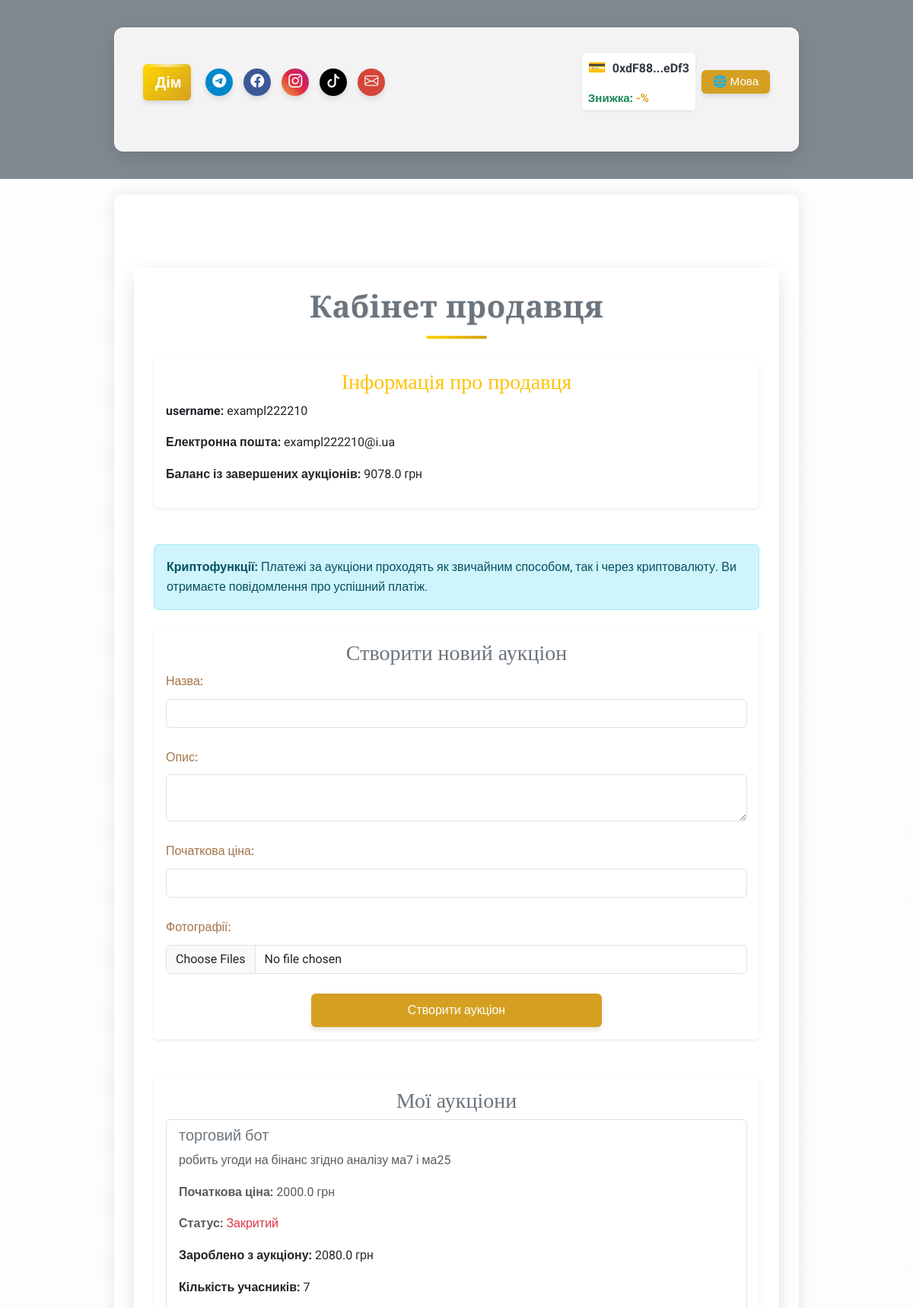
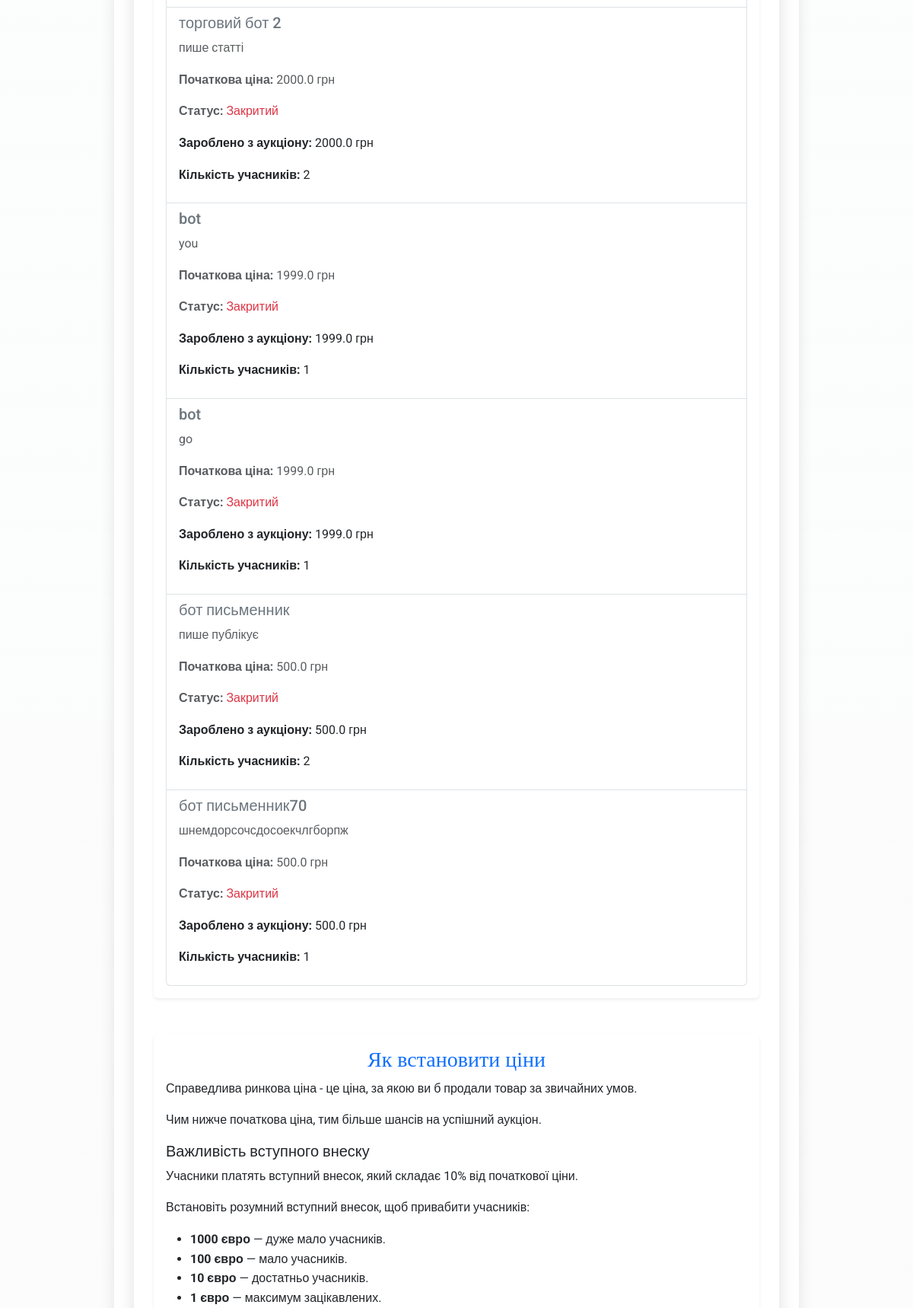
The app's page /user/seller/exampl222210@i.ua (signed in, upper part) with its own data (2 pictures, top to bottom).
### app/models/user.py (models this page shows, shortened)
class User(UserMixin, db.Model):
    __tablename__ = 'users'
    id = db.Column(db.Integer, primary_key=True)
    username = db.Column(db.String(80), nullable=False, unique=True)
    email = db.Column(db.String(120), nullable=False, unique=True)
    password_hash = db.Column(db.String(128), nullable=False)
    balance = db.Column(db.Float, default=0.0)
    platform_balance = db.Column(db.Float, default=0.0)  # Баланс платформи
    user_type = db.Column(db.String(10), nullable=False)  # "buyer", "seller", "admin"
    is_admin = db.Column(db.Boolean, default=False)  # Поле для адміністратора
    wallet_address = db.Column(db.String(42), nullable=True)  # Адреса криптогаманця
    verification_document = db.Column(db.String(255))
    is_verified = db.Column(Boolean, default=False)
    company_name = db.Column(db.String(255))
    tax_id = db.Column(db.String(64))
    language = db.Column(db.String(5), default='ua')  # 'ua', 'en', 'de'
    auctions_created = db.relationship('Auction', foreign_keys='Auction.seller_id', backref='seller', lazy=True)
    auctions_won = db.relationship('Auction', foreign_keys='Auction.winner_id', backref='winner', lazy=True)
    auction_participations = db.relationship('AuctionParticipant', back_populates='user', lazy=True)

### app/models/auction.py (models this page shows, shortened)
class Auction(db.Model):
    __tablename__ = 'auctions'
    id = db.Column(db.Integer, primary_key=True)
    title = db.Column(db.String(255), nullable=False)
    description = db.Column(db.Text, nullable=False)
    starting_price = db.Column(db.Float, nullable=False)
    current_price = db.Column(db.Float, nullable=False)
    seller_id = db.Column(db.Integer, db.ForeignKey('users.id'), nullable=False)
    total_participants = db.Column(db.Integer, default=0, nullable=False)
    is_active = db.Column(db.Boolean, default=True, nullable=False)
    winner_id = db.Column(db.Integer, db.ForeignKey('users.id'), nullable=True)
    total_earnings = db.Column(db.Float, default=0.0, nullable=False)
    created_at = db.Column(db.DateTime, default=db.func.now(), nullable=False)
    updated_at = db.Column(db.DateTime, default=db.func.now(), onupdate=db.func.now(), nullable=False)
    photos = db.Column(JSON, default=list)  # Поле для зберігання шляхів до фото у форматі JSON
    is_confirmed = db.Column(db.Boolean, default=False, nullable=False)  # Чи підтверджено отримання товару
    main_photo_idx = db.Column(db.Integer, default=0)  # Індекс головного фото
    participants = relationship(
        'AuctionParticipant', back_populates='auction', cascade='all, delete-orphan', lazy='dynamic'
    )

### app/routes/user_routes.py (the view)
@user_bp.route('/seller/<string:email>', methods=['GET'])
@login_required
def seller_dashboard(email):
    if current_user.email != email:
        lang = session.get('lang', 'ua')
        flash(get_message('not_authorized', lang), 'error')
        return redirect(url_for('auth.login'))
    user = User.query.filter_by(email=email).first()
    if not user:
        lang = session.get('lang', 'ua')
        flash(get_message('user_not_found', lang), 'error')
        return redirect(url_for('auth.login'))
    all_auctions = Auction.query.filter_by(seller_id=user.id).all()
    completed_auctions = [
        {
            'title': auction.title,
            'description': auction.description,
            'starting_price': auction.starting_price,
            'status': 'Закритий' if not auction.is_active else 'Активний',
            'total_earnings': round(auction.total_participants * auction.starting_price * 0.01 + auction.current_price, 2),
            'total_participants': auction.total_participants
        }
        for auction in all_auctions if not auction.is_active
    ]
    balance_from_completed = sum(
        auction['total_earnings'] for auction in completed_auctions
    )
    return render_template(
        'users/seller_dashboard.html',
        user=user,
        auctions=completed_auctions,
        balance_from_completed=balance_from_completed,
        lang=session.get('lang', 'ua'),
        ui_text=ui_text
    )

### app/utils/i18n_ui.py (called while the page is built)
def ui_text(key, lang):
    return ui_translations.get(key, {}).get(lang, ui_translations.get(key, {}).get('ua', key))

### app/templates/users/seller_dashboard.html (shortened to what this page needs)
{% extends "base.html" %}
{% block content %}
<div class="container my-5">
    <div class="text-center mb-4">
        <h1 class="text-secondary">{{ ui_text('seller_dashboard_title', lang) }}</h1>
    </div>
    <div class="card shadow-sm border-0 mb-5">
        <div class="card-body">
            <h3 class="card-title text-warning">{{ ui_text('seller_info_title', lang) }}</h3>
            <p><strong>{{ ui_text('username', lang) }}:</strong> {{ user.username }}</p>
            <p><strong>{{ ui_text('email', lang) }}:</strong> {{ user.email }}</p>
            <p><strong>{{ ui_text('balance_completed_auctions', lang) }}:</strong> {{ balance_from_completed | round(2) }} грн</p>
        </div>
    </div>
    <div class="alert alert-info mb-4">
        <b>{{ ui_text('crypto_functions', lang) }}:</b> {{ ui_text('auction_payments_info', lang) }}
    </div>
    <div class="card shadow-sm border-0 mb-5">
        <div class="card-body">
            <h3 class="card-title text-secondary">{{ ui_text('create_auction_title', lang) }}</h3>
            <form action="/auction/create" method="POST" enctype="multipart/form-data" class="row g-3">
                <div class="col-12">
                    <label for="title" class="form-label">{{ ui_text('title', lang) }}:</label>
                    <input type="text" id="title" name="title" class="form-control" required>
                </div>
                <div class="col-12">
                    <label for="description" class="form-label">{{ ui_text('description', lang) }}:</label>
                    <textarea id="description" name="description" class="form-control" required></textarea>
                </div>
                <div class="col-12">
                    <label for="starting_price" class="form-label">{{ ui_text('starting_price', lang) }}:</label>
                    <input type="number" id="starting_price" name="starting_price" class="form-control" required>
                </div>
                <div class="col-12">
                    <label for="photos" class="form-label">{{ ui_text('photos', lang) }}:</label>
                    <input type="file" id="photos" name="photos" class="form-control" multiple accept="image/*">
                </div>
                <div class="col-12 text-center">
                    <button type="submit" class="btn btn-warning w-50">{{ ui_text('create_auction', lang) }}</button>
                </div>
            </form>
        </div>
    </div>
    <div class="card shadow-sm border-0 mb-5">
        <div class="card-body">
            <h3 class="card-title text-secondary">{{ ui_text('my_auctions', lang) }}</h3>
            {% if auctions %}
            <ul class="list-group">
                {% for auction in auctions %}
                <li class="list-group-item d-flex justify-content-between align-items-start">
                    <div>
                        <h5 class="text-secondary">{{ auction.title }}</h5>
                        <p class="text-muted">{{ auction.description }}</p>
                        <p class="text-muted"><strong>{{ ui_text('starting_price', lang) }}:</strong> {{ auction.starting_price }} грн</p>                        <p class="text-muted"><strong>{{ ui_text('status', lang) }}:</strong>
                            <span class="{{ 'text-success' if auction.is_active else 'text-danger' }}">
                                {{ ui_text('active', lang) if auction.is_active else ui_text('closed', lang) }}
                            </span>
                        </p>
                        {% if not auction.is_active %}
                        <p><strong>{{ ui_text('earned_from_auction', lang) }}:</strong> {{ auction.total_earnings | round(2) }} грн</p>
                        <p><strong>{{ ui_text('participants_count', lang) }}:</strong> {{ auction.total_participants }}</p>
                        {% endif %}
                    </div>
                </li>
                {% endfor %}
            </ul>
            {% else %}
            <p class="text-muted text-center">{{ ui_text('no_created_auctions', lang) }}</p>
            {% endif %}
        </div>
    </div>
    <div class="card shadow-sm border-0 mt-5">
        <div class="card-body">
            <h3 class="card-title text-primary">{{ ui_text('how_to_set_prices', lang) }}</h3>
            <p>{{ ui_text('fair_market_price_info', lang) }}</p>
            <p>{{ ui_text('lower_starting_price_more_chances', lang) }}</p>
            <h5>{{ ui_text('entry_price_importance', lang) }}</h5>
            <p>{{ ui_text('participation_fee_info', lang) }}</p>
            <p>{{ ui_text('set_entry_price_to_attract_participants', lang) }}</p>
            <ul>
                <li><b>1000 євро</b> — {{ ui_text('very_few_participants', lang) }}.</li>
                <li><b>100 євро</b> — {{ ui_text('few_participants', lang) }}.</li>
                <li><b>10 євро</b> — {{ ui_text('enough_participants', lang) }}.</li>
                <li><b>1 євро</b> — {{ ui_text('maximum_interested', lang) }}.</li>
            </ul>
        </div>
    </div>
</div>
{% endblock %}

### app/templates/base.html (shortened to what this page needs)
<!DOCTYPE html>
<html lang="{{ lang if lang else 'uk' }}">
<head>
    <link href="https://cdn.jsdelivr.net/npm/bootstrap@5.3.0/dist/css/bootstrap.min.css" rel="stylesheet">
    <link rel="stylesheet" href="https://cdn.jsdelivr.net/npm/bootstrap-icons@1.11.1/font/bootstrap-icons.css">
    <link rel="stylesheet" href="{{ url_for('static', filename='css/custom.css') }}?v={{ range(1, 100000) | random }}">
</head>
<body class="bg-light text-dark" style="font-family: 'Roboto', sans-serif;">
    <div class="video-background">
    </div>
    <header class="bg-secondary text-white py-3" style="background-color: rgba(108, 117, 125, 0.85) !important;">
        <div class="container">
            <nav class="navbar navbar-expand-lg navbar-dark">                <div class="container-fluid">                    <a class="navbar-brand fw-bold home-button" href="/">{{ ui_text('home', lang) }}</a>
                    <div class="d-flex align-items-center w-100 justify-content-between header-content">
                        <div class="d-flex gap-2 align-items-center header-social">
                            <a href="https://t.me/your_channel" class="social-button telegram-color" title="{{ ui_text('telegram', lang) }}"
                                target="_blank">
                                <i class="bi bi-telegram"></i>
                            </a>
                            <a href="https://facebook.com/your_page" class="social-button facebook-color" title="{{ ui_text('facebook', lang) }}"
                                target="_blank">
                                <i class="bi bi-facebook"></i>
                            </a>
                            <a href="https://instagram.com/your_page" class="social-button instagram-color" title="{{ ui_text('instagram', lang) }}"
                                target="_blank">
                                <i class="bi bi-instagram"></i>
                            </a>
                            <a href="https://tiktok.com/@your_page" class="social-button tiktok-color" title="{{ ui_text('tiktok', lang) }}"
                                target="_blank">
                                <i class="bi bi-tiktok"></i>
                            </a>
                            <a href="mailto:info@yourdomain.com" class="social-button email-color" title="{{ ui_text('email', lang) }}">
                                <i class="bi bi-envelope"></i>
                            </a>
                        </div>
                        <div class="d-flex align-items-center ms-3 header-controls">
                            {% if current_user.is_authenticated %}
                            {% if current_user.wallet_address %}
                            <div class="wallet-widget">                                <div class="wallet-address-container">
                                    <span class="wallet-icon">&#128179;</span>
                                    <span id="wallet-address-short" title="{{ ui_text('copy_address', lang) }}" data-full-address="{{ current_user.wallet_address }}" class="text-truncate-item">
                                        {{ current_user.wallet_address[:6] }}...{{ current_user.wallet_address[-4:] }}
                                    </span>
                                </div>                                {% if user_discount is not none %}
                                <div class="small text-success fw-bold mt-1 wallet-discount text-truncate-item">
                                    {{ ui_text('token_discount', lang) }}: <span style="color:#d5a021;">-{{ user_discount }}%</span>
                                </div>
                                {% endif %}
                            </div>                            {% else %}                            <button onclick="connectWallet()" class="btn btn-outline-warning btn-sm ms-2 wallet-connect-btn text-truncate-item">
                                {{ ui_text('connect_wallet', lang) }}&nbsp;&#128179;
                            </button>
                            {% endif %}
                            {% endif %}
                                                        <div class="ms-2 language-switcher">
                                <div class="dropdown">
                                    <button class="btn btn-outline-light btn-sm py-1 px-2 dropdown-toggle text-truncate-item" type="button"
                                        id="langDropdown" data-bs-toggle="dropdown" aria-expanded="false">
                                        🌐 {{ ui_text('language', lang) }}
                                    </button>
                                </div>
                            </div>
                        </div>
                    </div>
                </div>
            </nav>
        </div>    </header>    <main class="container py-5" style="background-color: rgba(255, 255, 255, 0.85); border-radius: 12px; box-shadow: 0 0 20px rgba(0, 0, 0, 0.1);">
        {% block content %}{% endblock %}
    </main>
</body>
</html>

### app/templates/base.html (style rules this page uses)
.text-truncate-item { white-space: nowrap; overflow: hidden; text-overflow: ellipsis; max-width: 100%; }
.video-background { position: fixed; top: 0; left: 0; width: 100%; height: 100%; z-index: -2; overflow: hidden; }
.wallet-widget { display: flex; align-items: center; background-color: white; padding: 0.25rem 0.5rem; border-radius: 0.25rem; box-shadow: 0 1px 3px rgba(0, 0, 0, 0.1); gap: 8px; flex-direction: column; align-items: flex-start; max-width: 100%; }
.wallet-address-container { display: flex; align-items: center; gap: 8px; max-width: 100%; overflow: hidden; }
.wallet-icon { font-size: 1.2em; color: #28a745; }
#wallet-address-short { text-overflow: ellipsis; overflow: hidden; white-space: nowrap; cursor: pointer; font-weight: bold; color: #343a40; }
.wallet-discount { font-size: 0.95em; max-width: 100%; }
.language-switcher button { font-size: 0.95em; min-width: 90px; }

### records on screen
User: wallet_address "0xdF88", wallet_address "eDf3", username "exampl222210", email "exampl222210@i.ua"
Auction: title "торговий бот", description "робить угоди на бінанс згідно аналізу ма7 і ма25", ui_text "Початкова ціна", starting_price "2000.0", ui_text "Статус", ui_text "Закритий", ui_text "Зароблено з аукціону", total_earnings "2080.0", ui_text "Кількість учасників", total_participants "7"
Auction: title "торговий бот 2", description "пише статті", ui_text "Початкова ціна", starting_price "2000.0", ui_text "Статус", ui_text "Закритий", ui_text "Зароблено з аукціону", total_earnings "2000.0", ui_text "Кількість учасників", total_participants "2"
Auction: title "bot", description "you", ui_text "Початкова ціна", starting_price "1999.0", ui_text "Статус", ui_text "Закритий", ui_text "Зароблено з аукціону", total_earnings "1999.0", ui_text "Кількість учасників", total_participants "1"
Auction: title "bot", description "go", ui_text "Початкова ціна", starting_price "1999.0", ui_text "Статус", ui_text "Закритий", ui_text "Зароблено з аукціону", total_earnings "1999.0", ui_text "Кількість учасників", total_participants "1"
Auction: title "бот письменник", description "пише публікує", ui_text "Початкова ціна", starting_price "500.0", ui_text "Статус", ui_text "Закритий", ui_text "Зароблено з аукціону", total_earnings "500.0", ui_text "Кількість учасників", total_participants "2"
Auction: title "бот письменник70", description "шнемдорсочсдосоекчлгборпж", ui_text "Початкова ціна", starting_price "500.0", ui_text "Статус", ui_text "Закритий", ui_text "Зароблено з аукціону", total_earnings "500.0", ui_text "Кількість учасників", total_participants "1"

### other values on screen
{{ ui_text('home', lang) }} "Дім"
{{ ui_text('token_discount', lang) }} "Знижка"
{{ ui_text('language', lang) }} "Мова"
{{ ui_text('seller_dashboard_title', lang) }} "Кабінет продавця"
{{ ui_text('seller_info_title', lang) }} "Інформація про продавця"
{{ ui_text('username', lang) }} "username"
{{ ui_text('email', lang) }} "Електронна пошта"
{{ ui_text('balance_completed_auctions', lang) }} "Баланс із завершених аукціонів"
{{ balance_from_completed | round(2) }} "9078.0"
{{ ui_text('crypto_functions', lang) }} "Криптофункції"
{{ ui_text('auction_payments_info', lang) }} "Платежі за аукціони проходять як звичайним способом, так і через криптовалюту. Ви отримаєте повідомлення про успішний платіж."
{{ ui_text('create_auction_title', lang) }} "Створити новий аукціон"
{{ ui_text('title', lang) }} "Назва"
{{ ui_text('description', lang) }} "Опис"
{{ ui_text('starting_price', lang) }} "Початкова ціна"
